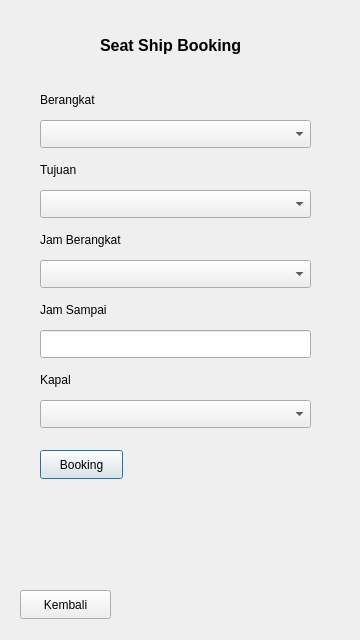
<?xml version="1.0" encoding="UTF-8"?>
<ui version="4.0">
 <class>booking_kapal</class>
 <widget class="QDialog" name="booking_kapal">
  <property name="geometry">
   <rect>
    <x>0</x>
    <y>0</y>
    <width>360</width>
    <height>640</height>
   </rect>
  </property>
  <property name="minimumSize">
   <size>
    <width>360</width>
    <height>640</height>
   </size>
  </property>
  <property name="maximumSize">
   <size>
    <width>360</width>
    <height>640</height>
   </size>
  </property>
  <property name="windowTitle">
   <string>Seat Ship Booking</string>
  </property>
  <property name="windowIcon">
   <iconset>
    <normaloff>../../../Downloads/ship-icon_34102.png</normaloff>../../../Downloads/ship-icon_34102.png</iconset>
  </property>
  <widget class="QComboBox" name="berangkat">
   <property name="geometry">
    <rect>
     <x>40</x>
     <y>120</y>
     <width>271</width>
     <height>28</height>
    </rect>
   </property>
  </widget>
  <widget class="QLabel" name="label_3">
   <property name="geometry">
    <rect>
     <x>40</x>
     <y>230</y>
     <width>101</width>
     <height>20</height>
    </rect>
   </property>
   <property name="text">
    <string>Jam Berangkat</string>
   </property>
  </widget>
  <widget class="QPushButton" name="booking">
   <property name="geometry">
    <rect>
     <x>40</x>
     <y>450</y>
     <width>83</width>
     <height>29</height>
    </rect>
   </property>
   <property name="text">
    <string>Booking</string>
   </property>
  </widget>
  <widget class="QLineEdit" name="jam_sampai">
   <property name="geometry">
    <rect>
     <x>40</x>
     <y>330</y>
     <width>271</width>
     <height>28</height>
    </rect>
   </property>
  </widget>
  <widget class="QLabel" name="label_5">
   <property name="geometry">
    <rect>
     <x>40</x>
     <y>370</y>
     <width>63</width>
     <height>20</height>
    </rect>
   </property>
   <property name="text">
    <string>Kapal</string>
   </property>
  </widget>
  <widget class="QComboBox" name="kapal">
   <property name="geometry">
    <rect>
     <x>40</x>
     <y>400</y>
     <width>271</width>
     <height>28</height>
    </rect>
   </property>
  </widget>
  <widget class="QLabel" name="label_2">
   <property name="geometry">
    <rect>
     <x>40</x>
     <y>90</y>
     <width>71</width>
     <height>20</height>
    </rect>
   </property>
   <property name="text">
    <string>Berangkat</string>
   </property>
  </widget>
  <widget class="QComboBox" name="tujuan">
   <property name="geometry">
    <rect>
     <x>40</x>
     <y>190</y>
     <width>271</width>
     <height>28</height>
    </rect>
   </property>
  </widget>
  <widget class="QLabel" name="label_4">
   <property name="geometry">
    <rect>
     <x>40</x>
     <y>300</y>
     <width>81</width>
     <height>20</height>
    </rect>
   </property>
   <property name="text">
    <string>Jam Sampai</string>
   </property>
  </widget>
  <widget class="QPushButton" name="kembali">
   <property name="geometry">
    <rect>
     <x>20</x>
     <y>590</y>
     <width>91</width>
     <height>29</height>
    </rect>
   </property>
   <property name="text">
    <string>Kembali</string>
   </property>
  </widget>
  <widget class="QComboBox" name="berangkat_2">
   <property name="geometry">
    <rect>
     <x>40</x>
     <y>260</y>
     <width>271</width>
     <height>28</height>
    </rect>
   </property>
  </widget>
  <widget class="QLabel" name="label_6">
   <property name="geometry">
    <rect>
     <x>100</x>
     <y>30</y>
     <width>171</width>
     <height>31</height>
    </rect>
   </property>
   <property name="font">
    <font>
     <pointsize>12</pointsize>
     <bold>true</bold>
    </font>
   </property>
   <property name="text">
    <string>Seat Ship Booking</string>
   </property>
  </widget>
  <widget class="QLabel" name="label">
   <property name="geometry">
    <rect>
     <x>40</x>
     <y>160</y>
     <width>63</width>
     <height>20</height>
    </rect>
   </property>
   <property name="text">
    <string>Tujuan</string>
   </property>
  </widget>
 </widget>
 <resources/>
 <connections/>
</ui>
